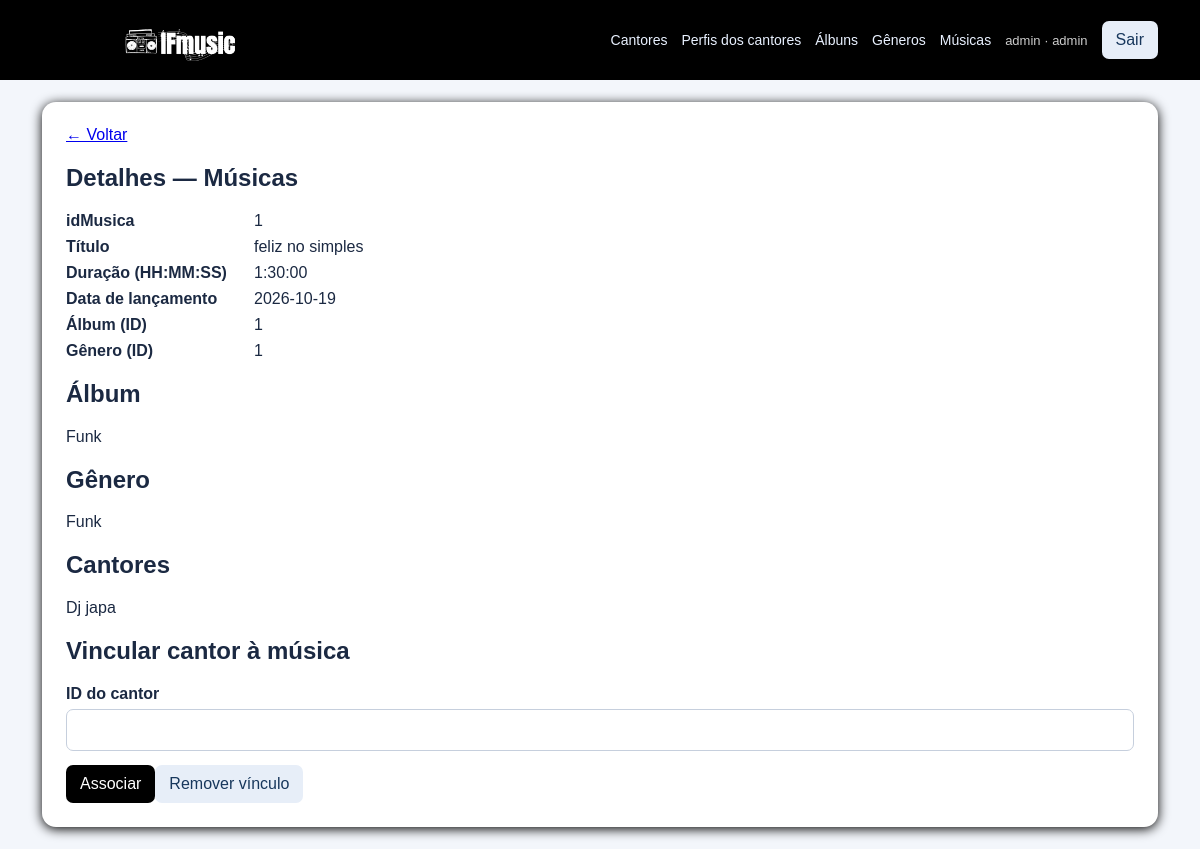
Page /musicas/1 (signed in) on the committed database.
### tables this page shows
CREATE TABLE usuario (
    idUsuario INTEGER PRIMARY KEY AUTOINCREMENT,
    nome TEXT NOT NULL,
    email TEXT NOT NULL UNIQUE COLLATE NOCASE,
    senha_hash TEXT NOT NULL,
    papel TEXT NOT NULL DEFAULT 'usuario' CHECK (papel IN ('admin', 'usuario'))
);

CREATE TABLE musica (
    idMusica INTEGER PRIMARY KEY AUTOINCREMENT,
    titulo TEXT NOT NULL,
    duracao TEXT NOT NULL,
    dataLancamento TEXT NOT NULL,
    idAlbum INTEGER NOT NULL,
    idGenero INTEGER NOT NULL,
    FOREIGN KEY (idAlbum) REFERENCES album(idAlbum) ON DELETE RESTRICT,
    FOREIGN KEY (idGenero) REFERENCES genero(idGenero) ON DELETE RESTRICT
);

CREATE TABLE album (
    idAlbum INTEGER PRIMARY KEY AUTOINCREMENT,
    nome TEXT NOT NULL,
    anoLancamento INTEGER NOT NULL,
    gravadora TEXT
);

CREATE TABLE genero (
    idGenero INTEGER PRIMARY KEY AUTOINCREMENT,
    nome TEXT NOT NULL,
    descricao TEXT
);

CREATE TABLE cantor (
    idCantor INTEGER PRIMARY KEY AUTOINCREMENT,
    nome TEXT NOT NULL,
    dataNascimento TEXT NOT NULL,
    nacionalidade TEXT NOT NULL
);

### app.py (the view)
@app.get('/<nome>/<int:identificador>')
@login_obrigatorio
def detalhes(nome, identificador):
    classe = entidade(nome)
    objeto = classe.buscar(identificador)
    if not objeto:
        abort(404)
    extras = {}
    if nome == 'cantores':
        extras = {'Perfil': objeto.perfil(), 'Músicas': objeto.musicas()}
    if nome == 'musicas':
        extras = {'Álbum': objeto.album(), 'Gênero': objeto.genero(), 'Cantores': objeto.cantores()}
    return render_template('detalhes.html', nome=nome, objeto=objeto, extras=extras)

### app.py (called while the page is built)
def usuario_atual():
    identificador = session.get('usuario_id')
    return Usuario.buscar(identificador) if identificador is not None else None

@app.context_processor
def contexto():
    return {'usuario': usuario_atual(), 'rotulos': ROTULOS, 'campos_rotulos': CAMPOS}

@app.before_request
def proteger_post():
    if request.method == 'POST':
        token = session.get('csrf_token')
        if not token or not secrets.compare_digest(token, request.form.get('csrf_token', '')):
            abort(400, 'Token de formulário inválido. Atualize a página e tente novamente.')

@app.context_processor
def csrf_contexto():
    if 'csrf_token' not in session:
        session['csrf_token'] = secrets.token_urlsafe(32)
    return {'csrf_token': session['csrf_token']}

def login_obrigatorio(func):
    @wraps(func)
    def wrapper(*args, **kwargs):
        if not usuario_atual():
            return redirect(url_for('login'))
        return func(*args, **kwargs)
    return wrapper

def entidade(nome):
    if nome not in ENTIDADES:
        abort(404)
    return ENTIDADES[nome]

### banco.py (called while the page is built)
def conectar():
    conexao = sqlite3.connect(ARQUIVO_BANCO)
    conexao.row_factory = sqlite3.Row
    conexao.execute("PRAGMA foreign_keys = ON")
    return conexao

### modelos/base.py (called while the page is built)
    @classmethod
    def buscar(cls, identificador):
        with conectar() as banco:
            linha = banco.execute(
                f"SELECT * FROM {cls.tabela} WHERE {cls.chave} = ?", (identificador,)
            ).fetchone()
        return cls(dict(linha)) if linha else None

### modelos/musica.py (called while the page is built)
    def album(self):
        from modelos.album import Album
        return Album.buscar(self.idAlbum)

    def genero(self):
        from modelos.genero import Genero
        return Genero.buscar(self.idGenero)

    def cantores(self):
        from modelos.cantor import Cantor
        from banco import conectar
        with conectar() as banco:
            linhas = banco.execute("""
                SELECT cantor.* FROM cantor
                JOIN cantor_musica ON cantor.idCantor = cantor_musica.idCantor
                WHERE cantor_musica.idMusica = ?
            """, (self.idMusica,)).fetchall()
        return [Cantor(dict(linha)) for linha in linhas]

### modelos/usuario.py (called while the page is built)
    @classmethod
    def buscar(cls, identificador):
        with conectar() as db:
            linha = db.execute('SELECT * FROM usuario WHERE idUsuario = ?', (identificador,)).fetchone()
        return cls(dict(linha)) if linha else None

### templates/detalhes.html
{% extends 'base.html' %}{% block conteudo %}<section class="panel"><a href="{{ url_for('listar',nome=nome) }}">← Voltar</a><h1>Detalhes — {{ rotulos[nome] }}</h1><dl>{% for campo in [objeto.chave] + (objeto.campos|list) %}<dt>{{ campos_rotulos.get(campo,campo) }}</dt><dd>{{ objeto|attr(campo) if objeto|attr(campo) is not none else '—' }}</dd>{% endfor %}</dl>{% for titulo,valor in extras.items() %}<h2>{{ titulo }}</h2>{% if valor is iterable and valor is not string and valor is not mapping %}{% for item in valor %}<p>{{ item.nome if item.nome is defined else item.titulo }}</p>{% else %}<p>Nenhum vínculo.</p>{% endfor %}{% elif valor %}<p>{{ valor.nome if valor.nome is defined else valor.biografia }}</p>{% else %}<p>Não informado.</p>{% endif %}{% endfor %}
{% if nome == 'musicas' and usuario.papel == 'admin' %}<h2>Vincular cantor à música</h2><form method="post" action="{{ url_for('vincular_cantor',identificador=objeto.idMusica) }}"><input type="hidden" name="csrf_token" value="{{ csrf_token }}"><label>ID do cantor<input type="number" name="idCantor" min="1" required></label><button name="acao" value="adicionar">Associar</button><button class="secondary" name="acao" value="remover">Remover vínculo</button></form>{% endif %}</section>{% endblock %}

### templates/base.html (shortened to what this page needs)
<!doctype html>
<html lang="pt-br">
    <head>
        <link rel="stylesheet" href="{{ url_for('static',filename='style.css') }}">
    </head>
    <body>
    <header>
        <div class="container top">
            <a class="brand" href="{{ url_for('inicio') }}">
                <img src="{{ url_for('static', filename='logo.png') }}"
                    alt="Logo IFmusic">
            </a>
            <nav>
                {% if usuario %}
                    {% for slug, titulo in rotulos.items() %}
                        <a href="{{ url_for('listar',nome=slug) }}">{{ titulo }}</a>
                    {% endfor %}
                        <span class="papel">{{ usuario.nome }} · {{ usuario.papel }}</span>
                        <form method="post" action="{{ url_for('sair') }}">
                            <button class="subtle">Sair</button>
                        </form>
                {% else %}
                    <a href="{{ url_for('login') }}">Entrar</a>
                    <a href="{{ url_for('cadastro') }}">Cadastrar conta</a>
                {% endif %}
            </nav>
        </div>
    </header>
    <main class="container">
        {% block conteudo %}
        {% endblock %}
    </main>
</body>
</html>

### static/style.css (style rules this page uses)
:root { font-family:Arial,Helvetica,sans-serif;color:#1b2942;background:#f3f6fb }
* { box-sizing:border-box }
body { margin:0 }
header { background:black;color:#fff; height: 80px; }
.container { max-width:1160px;margin:auto;padding:22px }
.top,.heading { display:flex;align-items:center;justify-content:space-between;gap:16px;flex-wrap:wrap }
.brand { font-size:23px;font-weight:700;color:white;text-decoration:none }
nav { display:flex;align-items:center;gap:14px;flex-wrap:wrap }
nav a { color:#e9f1ff;text-decoration:none;font-size:14px }
.papel { font-size:13px;opacity:.8 }
.card,.panel { background:white;padding:24px;border-radius:14px;box-shadow:0 2px 12px black }
form { display:inline }
label { display:block;font-weight:600;margin:14px 0 }
input,textarea { display:block;width:100%;padding:11px;border:1px solid #c6cfdd;border-radius:7px;margin-top:6px;font:inherit }
button,.btn { background:black;color:white;border:0;border-radius:7px;padding:10px 14px;text-decoration:none;display:inline-block;cursor:pointer;font:inherit }
.secondary,.subtle { background:#e7eef8;color:#17375c }
dl { display:grid;grid-template-columns:180px 1fr;gap:8px }
dt { font-weight:700 }
dd { margin:0 }
input,select,textarea { font-weight:400 }
header .top { height: 100%; padding-top: 0; padding-bottom: 0; display: flex; align-items: center; justify-content: space-between; flex-wrap: nowrap; }
.brand { display: flex; align-items: center; flex-shrink: 0; }
.brand img { width: 270px; height: 130px; object-fit: contain; display: block; margin-top: -15px; }

### rows in the picture
usuario: nome "admin", papel "admin"
musica: campos "1" "feliz no simples" "1:30:00" "2026-10-19" "1" "1"
album: nome "Funk"
genero: nome "Funk"
cantor: nome "Dj japa"

### other values in the picture
{{ titulo }} "Cantores" "Perfis dos cantores" "Álbuns" "Gêneros" "Músicas"
{{ rotulos[nome] }} "Músicas"
{{ campos_rotulos.get(campo,campo) }} "idMusica" "Título" "Duração (HH:MM:SS)" "Data de lançamento" "Álbum (ID)" "Gênero (ID)"
{{ titulo }} "Álbum" "Gênero" "Cantores"
